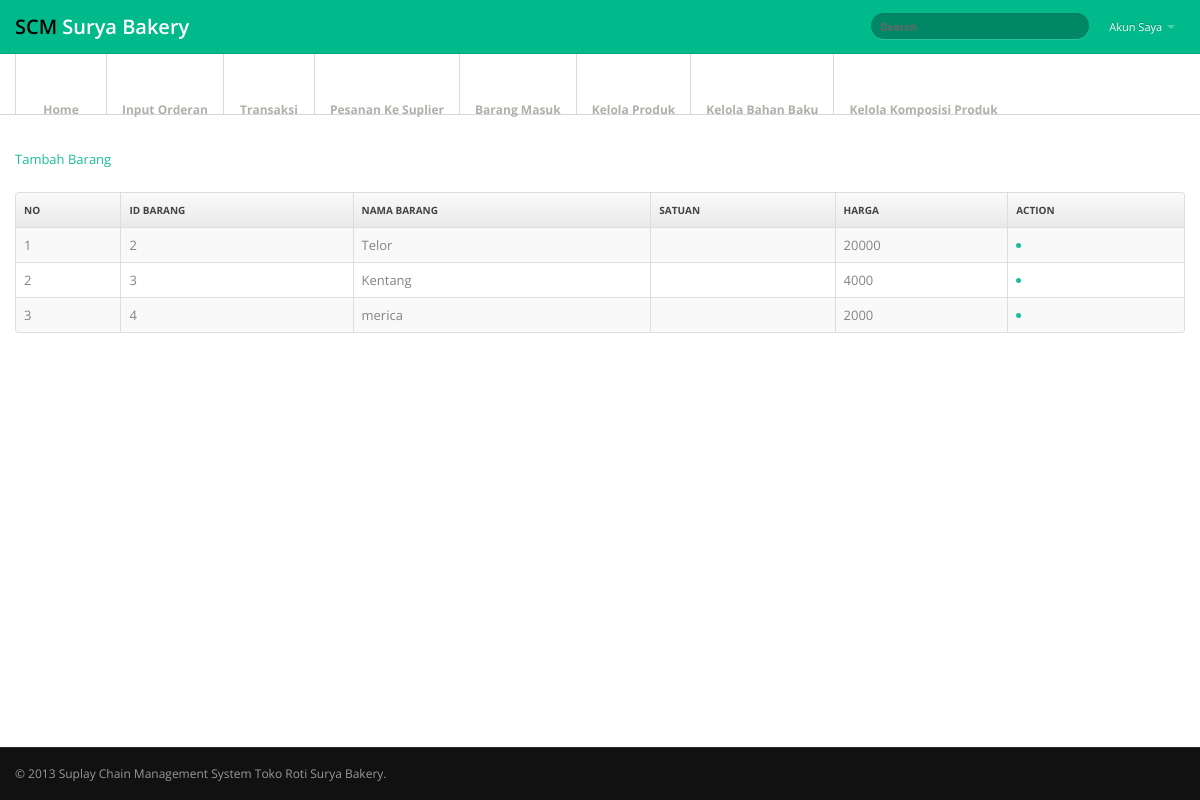
The app's page /admin.php?module=tampil_barang (signed in) with its own data.
### tables this page shows
CREATE TABLE `barang` (
  `id_barang` int(20) NOT NULL,
  `nama_barang` varchar(60) NOT NULL,
  `jumlah` int(11) NOT NULL,
  `harga` int(11) NOT NULL,
  `satuan` varchar(20) DEFAULT NULL,
  `biaya_pemesanan` int(11) NOT NULL,
  `biaya_penyimpanan` int(11) NOT NULL,
  `lt` int(11) NOT NULL,
  `sl` float NOT NULL,
  `eoq` int(11) NOT NULL,
  `frekuensi_pemesanan` int(11) NOT NULL,
  `rop` int(11) NOT NULL,
  `ss` int(11) NOT NULL,
  `status` enum('B','P','S') NOT NULL
);

### module/admin/tampil_barang.php (the view, shortened to what this page needs)
 <div class="container">
   <div class="row">
     <div class="span12">
<?php
	include 'module/koneksi.php';
	$query = mysqli_query($koneksi, "SELECT * FROM barang");
?>
<a href="?module=insert_barang"><i class="fas fa-plus-circle"></i> Tambah Barang</a><br><br>
<div class="panel-body table-responsive">
           <table id="example" class="table table-striped table-bordered" cellspacing="0" width="100%">
	<thead>
		<th>No</th>
		<th>Id barang</th>
		<th>Nama barang</th>
		<th>Satuan</th>
		<th>Harga</th>
		<th>Action</th>
	</thead>
	<tbody>
	<?php
		$no = 1;
		while ($row = mysqli_fetch_array($query)) { ?>
		<tr>
			<td><?php echo $no++; ?></td>
			<td><?php echo $row['id_barang']; ?></td>
			<td><?php echo $row['nama_barang']; ?></td>
			<td><?php echo $row['satuan']; ?></td>
			<td><?php echo $row['harga']; ?></td>
			<td>
				<a onclick="return konfirmasi();" href="?module=hapus_barang&id_barang=<?php echo $row['id_barang']; ?>"><abbr title="Hapus"><li class="fas fa-trash-alt"></li></abbr></a>
			</td>
		</tr>
		<?php } ?>
	</tbody>
</table>
</div>
     </div>
   </div>
 </div>

### assets/css/style.css (style rules this page uses)
body { background: #f9f6f1; font: 13px/1.7em 'Open Sans'; }
.table td { vertical-align: middle; }
.table-bordered th { background: #E9E9E9; background:-moz-linear-gradient(top, #FAFAFA 0%, #E9E9E9 100%); background:-webkit-gradient(linear, left top, left bottom, color-stop(0%,#FAFAFA), color-stop(100%,#E9E9E9)); background:-webkit-linear-gradient(top, #FAFAFA 0%,#E9E9E9 100%); background:-o-linear-gradient(top, #FAFAFA 0%,#E9E9E9 100%); background:-ms-linear-gradient(top, #FAFAFA 0%,#E9E9E9 100%); background:linear-gradient(top, #FAFAFA 0%,#E9E9E9 100%); filter: progid:DXImageTransform.Microsoft.gradient(startColorstr='#FAFAFA', endColorstr='#E9E9E9'); -ms-filter: "progid:DXImageTransform.Microsoft.gradient(startColorstr='#FAFAFA', endColorstr='#E9E9E9')"; font-size: 10px; color: #444; text-transform: uppercase; }

### assets/css/signin.css (style rules this page uses)
body { background: url(../../img/body-bg.png); color:#838383; font: 13px/1.7em 'Open Sans'; }

### records on screen
barang: id_barang "2", nama_barang "Telor", harga "20000"
barang: id_barang "3", nama_barang "Kentang", harga "4000"
barang: id_barang "4", nama_barang "merica", harga "2000"
